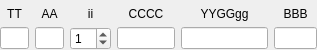
<?xml version="1.0" encoding="UTF-8"?>
<ui version="4.0">
 <class>AhdWidget</class>
 <widget class="QWidget" name="AhdWidget">
  <property name="geometry">
   <rect>
    <x>0</x>
    <y>0</y>
    <width>317</width>
    <height>50</height>
   </rect>
  </property>
  <property name="windowTitle">
   <string>Form</string>
  </property>
  <layout class="QGridLayout" name="gridLayout" columnstretch="2,2,2,4,6,3">
   <property name="leftMargin">
    <number>0</number>
   </property>
   <property name="topMargin">
    <number>0</number>
   </property>
   <property name="rightMargin">
    <number>0</number>
   </property>
   <property name="bottomMargin">
    <number>0</number>
   </property>
   <item row="0" column="0">
    <widget class="QLabel" name="label">
     <property name="text">
      <string>TT</string>
     </property>
     <property name="alignment">
      <set>Qt::AlignBottom|Qt::AlignHCenter</set>
     </property>
    </widget>
   </item>
   <item row="0" column="4">
    <widget class="QLabel" name="label_5">
     <property name="text">
      <string>YYGGgg</string>
     </property>
     <property name="alignment">
      <set>Qt::AlignBottom|Qt::AlignHCenter</set>
     </property>
    </widget>
   </item>
   <item row="0" column="5">
    <widget class="QLabel" name="label_6">
     <property name="text">
      <string>BBB</string>
     </property>
     <property name="alignment">
      <set>Qt::AlignBottom|Qt::AlignHCenter</set>
     </property>
    </widget>
   </item>
   <item row="0" column="3">
    <widget class="QLabel" name="label_4">
     <property name="text">
      <string>CCCC</string>
     </property>
     <property name="alignment">
      <set>Qt::AlignBottom|Qt::AlignHCenter</set>
     </property>
    </widget>
   </item>
   <item row="1" column="5">
    <widget class="QLineEdit" name="bbb">
     <property name="sizePolicy">
      <sizepolicy hsizetype="Expanding" vsizetype="Fixed">
       <horstretch>0</horstretch>
       <verstretch>0</verstretch>
      </sizepolicy>
     </property>
     <property name="minimumSize">
      <size>
       <width>40</width>
       <height>0</height>
      </size>
     </property>
     <property name="maximumSize">
      <size>
       <width>100</width>
       <height>16777215</height>
      </size>
     </property>
     <property name="maxLength">
      <number>3</number>
     </property>
    </widget>
   </item>
   <item row="0" column="2">
    <widget class="QLabel" name="label_3">
     <property name="text">
      <string>ii</string>
     </property>
     <property name="alignment">
      <set>Qt::AlignBottom|Qt::AlignHCenter</set>
     </property>
    </widget>
   </item>
   <item row="1" column="2">
    <widget class="QSpinBox" name="ii">
     <property name="sizePolicy">
      <sizepolicy hsizetype="Maximum" vsizetype="Fixed">
       <horstretch>0</horstretch>
       <verstretch>0</verstretch>
      </sizepolicy>
     </property>
     <property name="maximumSize">
      <size>
       <width>50</width>
       <height>16777215</height>
      </size>
     </property>
     <property name="value">
      <number>1</number>
     </property>
    </widget>
   </item>
   <item row="1" column="3">
    <widget class="QLineEdit" name="cccc">
     <property name="sizePolicy">
      <sizepolicy hsizetype="Expanding" vsizetype="Fixed">
       <horstretch>0</horstretch>
       <verstretch>0</verstretch>
      </sizepolicy>
     </property>
     <property name="minimumSize">
      <size>
       <width>50</width>
       <height>0</height>
      </size>
     </property>
     <property name="maxLength">
      <number>4</number>
     </property>
    </widget>
   </item>
   <item row="0" column="1">
    <widget class="QLabel" name="label_2">
     <property name="text">
      <string>AA</string>
     </property>
     <property name="alignment">
      <set>Qt::AlignBottom|Qt::AlignHCenter</set>
     </property>
    </widget>
   </item>
   <item row="1" column="0">
    <widget class="QLineEdit" name="tt">
     <property name="maxLength">
      <number>2</number>
     </property>
    </widget>
   </item>
   <item row="1" column="1">
    <widget class="QLineEdit" name="aa">
     <property name="maxLength">
      <number>2</number>
     </property>
    </widget>
   </item>
   <item row="1" column="4">
    <widget class="QLineEdit" name="yygggg">
     <property name="minimumSize">
      <size>
       <width>75</width>
       <height>0</height>
      </size>
     </property>
     <property name="maxLength">
      <number>6</number>
     </property>
    </widget>
   </item>
  </layout>
 </widget>
 <tabstops>
  <tabstop>tt</tabstop>
  <tabstop>aa</tabstop>
  <tabstop>ii</tabstop>
  <tabstop>cccc</tabstop>
  <tabstop>yygggg</tabstop>
  <tabstop>bbb</tabstop>
 </tabstops>
 <resources/>
 <connections/>
</ui>
